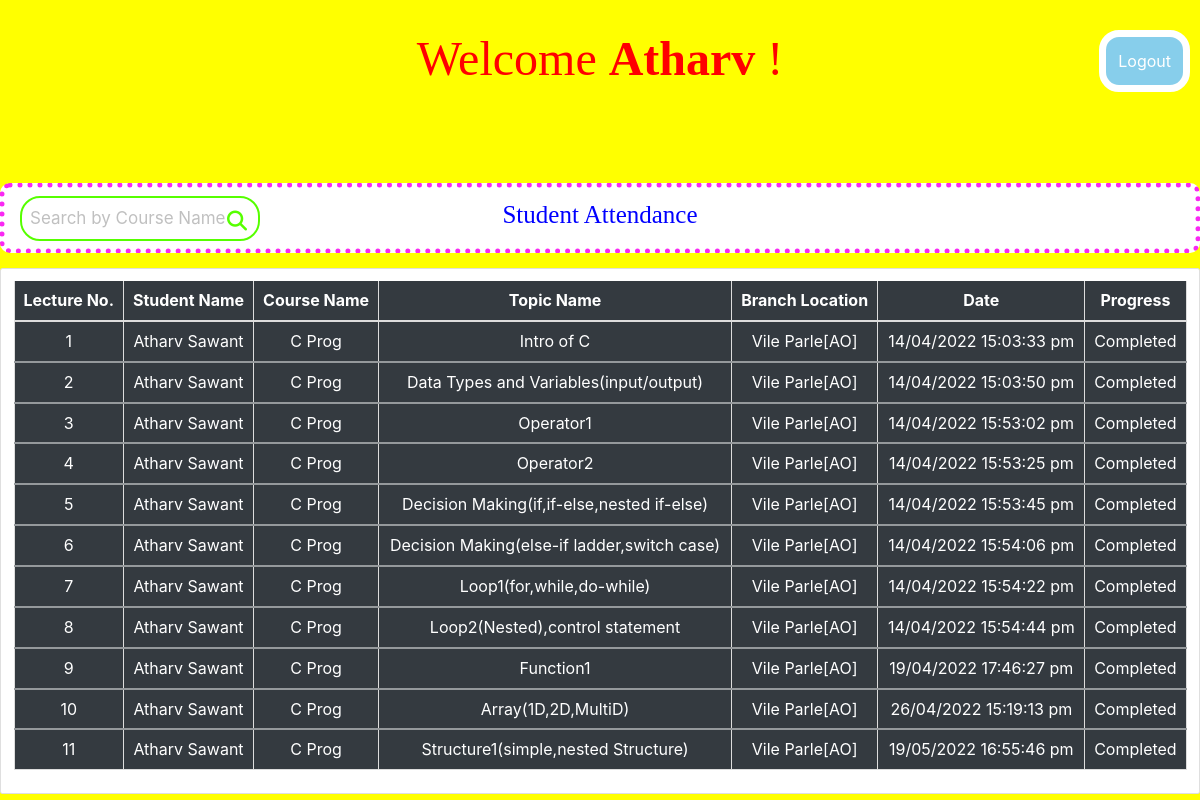
/user_progress.php (signed in), run on the app's committed database.
### tables this page shows
CREATE TABLE `record` (
  `id` int(12) NOT NULL,
  `name` varchar(255) NOT NULL,
  `course` varchar(255) NOT NULL,
  `topic` varchar(255) NOT NULL,
  `branch` varchar(255) NOT NULL,
  `dt` varchar(255) NOT NULL,
  `progress` varchar(255) NOT NULL
);

### user_progress.php (the view, shortened to what this page needs)
<head>
<link rel="stylesheet" href="https://maxcdn.bootstrapcdn.com/bootstrap/3.4.0/css/bootstrap.min.css">
    <link rel="stylesheet" href="https://stackpath.bootstrapcdn.com/bootstrap/4.2.1/css/bootstrap.min.css">
   <link rel="stylesheet" href="https://cdnjs.cloudflare.com/ajax/libs/font-awesome/4.7.0/css/font-awesome.min.css">
  <link rel="stylesheet" href="https://maxcdn.bootstrapcdn.com/bootstrap/4.4.1/css/bootstrap.min.css">
  <link rel="stylesheet" href="https://cdnjs.cloudflare.com/ajax/libs/font-awesome/4.7.0/css/font-awesome.min.css">
</head>
<?php
$conn=mysqli_connect("localhost","id14567499_mylog","Yashwantghole@123","id14567499_log");
$xx1=@$_SESSION['username'];
$sql1="select name AS total1 from student_login where user='$xx1'";
$sq1=mysqli_query($conn,$sql1);
$row1=mysqli_fetch_assoc($sq1);
$num1=$row1['total1'];
?>
<a href="user_logout.php"><input type="button" value="Logout" style='color:white;background:skyblue;padding:12px;border:7px solid white;border-radius:20px;font-size:16px;position:absolute;right:10px;'></a>
<h2 align="center"><font size="40" color="red" face="Edwardian Script ITC">Welcome <b><?php echo $xx1; ?></b>&nbsp;!</font></h2>
<?php
$conn=mysqli_connect("localhost","id14567499_mylog","Yashwantghole@123","id14567499_log");
?>
<div class="card" style="border:5px dotted #f928f3;border-radius:10px;">
    <div class="card-body">
        <h1 style="text-align:center;font-family:algerian;color:blue">Student Attendance</h1>
	<div style="position:absolute;top:8px;width:450px;left:-60px;">
	<form action="" method="post" class="example" style="margin:auto;max-width:300px">
  <input name="search" type="search" placeholder="Search by Course Name" style="border-radius:20px;background:white;border:2px solid #56ff00;padding:8px;color:purple"><Button type="submit" name="button" style="border-radius:10px;background:none;border:none;position:relative;color:#56ff00;right:53px;top:5px;font-size:20px"><i class="fa fa-search"></i></Button>
</form></div>
    </div>
</div>
<?php
if(isset($_POST['button'])){
  $search=$_POST['search'];
$result=mysqli_query($conn,"select * from record where name='$num1' && course like '%{$search}%'");
?>
<div class="card">
  <div class="card-body">
  <table class="table table-hover table-bordered table-dark">
  <thead>
    <tr align="center">
      <th scope="col">Lecture No.</th>
      <th scope="col">Student Name</th>
      <th scope="col">Course Name</th>
      <th scope="col">Topic Name</th>
      <th scope="col">Branch Location</th>
      <th scope="col">Date</th>
      <th scope="col">Progress</th>
    </tr>
  </thead>
<?php
$i=1;
while($row=mysqli_fetch_array($result,MYSQLI_ASSOC))
{
$idn=$row['id'];
$fnn=$row['name'];
$lnn=$row['course'];
$cnn=$row['topic'];
$br=$row['branch'];
$ema=$row['dt'];
$pcnn=$row['progress'];
?>
<tbody>
    <tr align="center">
<td><?php echo $i; ?></td>
<td><?php echo $fnn; ?></td>
<td><?php echo $lnn; ?></td>
<td><?php echo $cnn; ?></td>
<td><?php echo $br; ?></td>
<td><?php echo $ema; ?></td>
<td><?php echo $pcnn; ?></td>
    </tr>
<script src="https://code.jquery.com/jquery-3.3.1.slim.min.js"></script>
    <script src="https://cdnjs.cloudflare.com/ajax/libs/popper.js/1.14.6/umd/popper.min.js"></script>
    <script src="https://stackpath.bootstrapcdn.com/bootstrap/4.2.1/js/bootstrap.min.js"></script>
<?php
 $i++;
 }
}
else{
    $result=mysqli_query($conn,"select * from record where name='$num1'");
?>
<div class="card">
  <div class="card-body">
  <table class="table table-hover table-bordered table-dark">
  <thead>
    <tr align="center">
      <th scope="col">Lecture No.</th>
	  <th scope="col">Student Name</th>
      <th scope="col">Course Name</th>
      <th scope="col">Topic Name</th>
      <th scope="col">Branch Location</th>
      <th scope="col">Date</th>
      <th scope="col">Progress</th>
    </tr>
  </thead>
<?php
$i=1;
while($row=mysqli_fetch_array($result,MYSQLI_ASSOC))
{
$fnn=$row['name'];
$lnn=$row['course'];
$cnn=$row['topic'];
$br=$row['branch'];
$ema=$row['dt'];
$pcnn=$row['progress'];
?>
<tbody>
    <tr align="center">
      <td><?php echo $i; ?></td>
      <td><?php echo $fnn; ?></td>
<td><?php echo $lnn; ?></td>
<td><?php echo $cnn; ?></td>
<td><?php echo $br; ?></td>
<td><?php echo $ema; ?></td>
<td><?php echo $pcnn; ?></td>
    </tr>
<?php
 $i++;
 }
}
?>

### user_progress.php (style rules this page uses)
* { box-sizing: border-box; }
form.example input[type=search] { padding: 10px; font-size: 17px; border: 1px solid grey; float: left; width: 80%; background: #f1f1f1; }
form.example button { float: left; width: 20%; padding: 10px; background: #2196F3; color: white; font-size: 17px; border: 1px solid grey; border-left: none; cursor: pointer; }
form.example::after { content: ""; clear: both; display: table; }
::placeholder { color:silver; }

### data on the page
record: name "Atharv Sawant", course "C Prog", topic "Intro of C", branch "Vile Parle[AO]", dt "14/04/2022 15:03:33 pm", progress "Completed"
record: name "Atharv Sawant", course "C Prog", topic "Data Types and Variables(input/output)", branch "Vile Parle[AO]", dt "14/04/2022 15:03:50 pm", progress "Completed"
record: name "Atharv Sawant", course "C Prog", topic "Operator1", branch "Vile Parle[AO]", dt "14/04/2022 15:53:02 pm", progress "Completed"
record: name "Atharv Sawant", course "C Prog", topic "Operator2", branch "Vile Parle[AO]", dt "14/04/2022 15:53:25 pm", progress "Completed"
record: name "Atharv Sawant", course "C Prog", topic "Decision Making(if,if-else,nested if-else)", branch "Vile Parle[AO]", dt "14/04/2022 15:53:45 pm", progress "Completed"
record: name "Atharv Sawant", course "C Prog", topic "Decision Making(else-if ladder,switch case)", branch "Vile Parle[AO]", dt "14/04/2022 15:54:06 pm", progress "Completed"
record: name "Atharv Sawant", course "C Prog", topic "Loop1(for,while,do-while)", branch "Vile Parle[AO]", dt "14/04/2022 15:54:22 pm", progress "Completed"
record: name "Atharv Sawant", course "C Prog", topic "Loop2(Nested),control statement", branch "Vile Parle[AO]", dt "14/04/2022 15:54:44 pm", progress "Completed"
record: name "Atharv Sawant", course "C Prog", topic "Function1", branch "Vile Parle[AO]", dt "19/04/2022 17:46:27 pm", progress "Completed"
record: name "Atharv Sawant", course "C Prog", topic "Array(1D,2D,MultiD)", branch "Vile Parle[AO]", dt "26/04/2022 15:19:13 pm", progress "Completed"
record: name "Atharv Sawant", course "C Prog", topic "Structure1(simple,nested Structure)", branch "Vile Parle[AO]", dt "19/05/2022 16:55:46 pm", progress "Completed"

### other printed values
$xx1 "Atharv"
